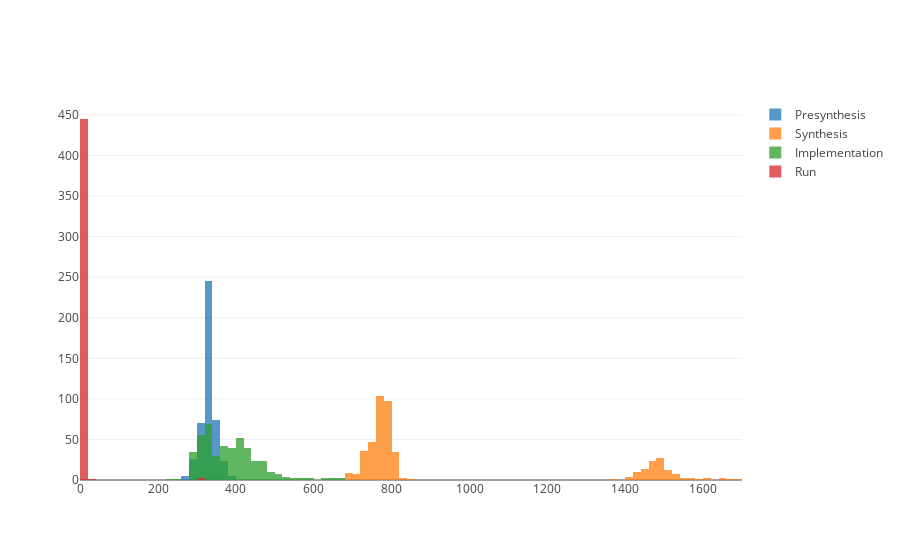

Notebook source saved alongside this figure:
### Markdown cell above
# Analysis of tool runtimes
Based on AES benchmark test results of 11/13/2018

### Code cell
import pandas
import plotly
plotly.offline.init_notebook_mode(connected=True)
frame = pandas.read_csv("Results/Runtimes_20181113.csv", header = None, names = ["Presynth", "Synth", "Impl", "Run"])
hist_presynth = plotly.graph_objs.Histogram(x = frame["Presynth"], opacity = 0.75, xbins = dict(size = 20), name = "Presynthesis")
hist_synth = plotly.graph_objs.Histogram(x = frame["Synth"], opacity = 0.75, xbins = dict(size = 20), name = "Synthesis")
hist_impl = plotly.graph_objs.Histogram(x = frame["Impl"], opacity = 0.75, xbins = dict(size = 20), name = "Implementation")
hist_run = plotly.graph_objs.Histogram(x = frame["Run"], opacity = 0.75, xbins = dict(size = 20), name = "Run")
layout = plotly.graph_objs.Layout(barmode = 'overlay')
figure = plotly.graph_objs.Figure(data = [hist_presynth, hist_synth, hist_impl, hist_run], layout=layout)
plotly.offline.iplot(figure)

### Figure 1 — Plotly figure (JSON) as saved in the notebook; plotly's stock layout.template omitted (floating-point values rounded to 4 significant figures; data arrays with more than 128 entries replaced by an {"elided": "..."} marker saying what was removed)
{"data": [{"name": "Presynthesis", "opacity": 0.75, "type": "histogram", "uid": "393fcbd2-5177-4549-9649-278453ff7edf", "x": {"elided": "448 int values"}, "xbins": {"size": 20}}, {"name": "Synthesis", "opacity": 0.75, "type": "histogram", "uid": "499b358d-c376-4158-a458-6a957d8b9d0d", "x": {"elided": "448 int values"}, "xbins": {"size": 20}}, {"name": "Implementation", "opacity": 0.75, "type": "histogram", "uid": "dba0dd45-6448-4ab1-b7cd-da35769470c1", "x": {"elided": "448 int values"}, "xbins": {"size": 20}}, {"name": "Run", "opacity": 0.75, "type": "histogram", "uid": "791eadd3-a21b-4628-96a6-3e3f9c033979", "x": {"elided": "448 int values"}, "xbins": {"size": 20}}], "layout": {"barmode": "overlay"}}
